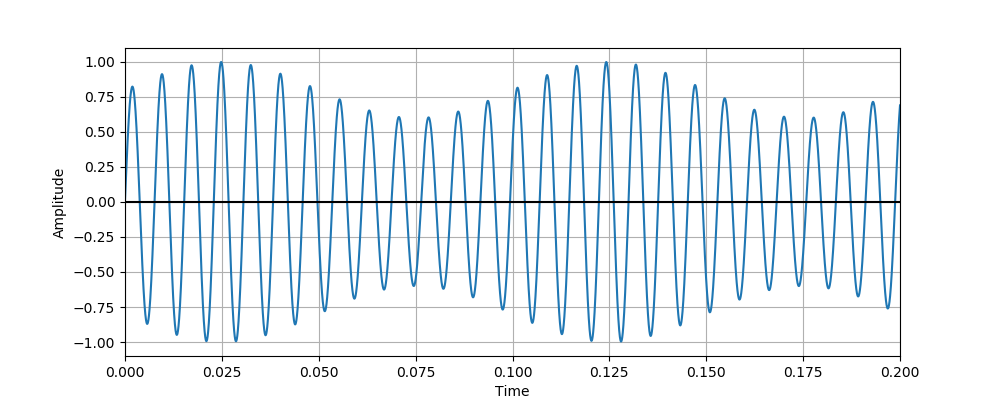

Recreate this plot in Python.
# Author:  Martin McBride
# Created: 2021-09-12
# Copyright (C) 2021, Martin McBride
# License: MIT

from pysound.buffer import BufferParams
from pysound.oscillators import sine_wave
from pysound import soundfile
from pysound.const import Notes
from pysound.graphs import Plotter

params = BufferParams()

## Create a 10 Hz sine wave with an amplitude between 0.6 and 1.0
amp = sine_wave(params, frequency=10, amplitude=0.2, offset=0.8)

## Create a sine wave C3 with
out = sine_wave(params, frequency=Notes.C3, amplitude=amp)
soundfile.save(params, '/tmp/sine-tremolo.wav', out)

## Plot a graph of the first part of the amplitide sine wave
Plotter(params, 'sine-tremolo-amplitude.png', amp).with_timerange(0, 0.2).plot()

## Plot a graph of the first part of the tremolo sine wave
Plotter(params, 'sine-tremolo.png', out).with_timerange(0, 0.2).plot()



